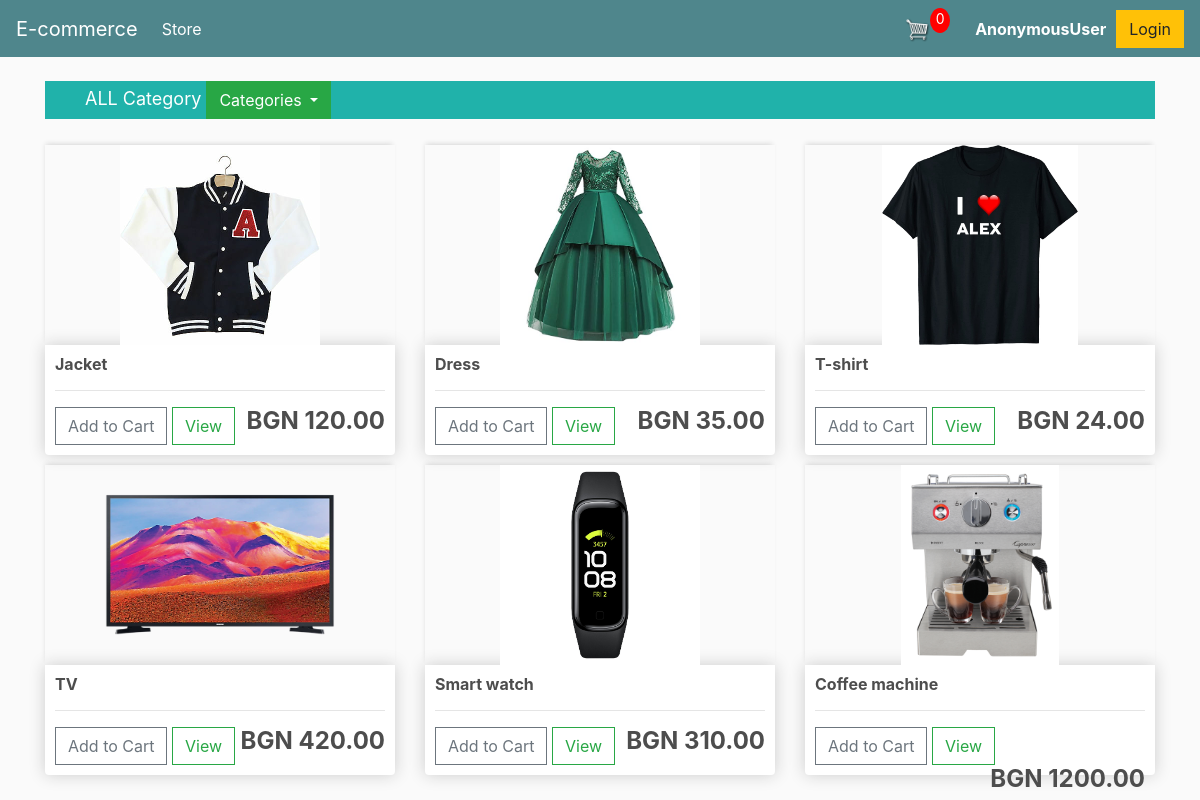
The page / on the database its author committed.
### ecommerce/store/models.py (models this page shows, shortened)
class Product(models.Model):
    name = models.CharField(max_length=20)
    price = models.FloatField()
    category = models.ForeignKey(Category, on_delete=models.CASCADE)
    image = models.ImageField(upload_to='static/images/', blank=True, null=True)
    description = models.TextField(max_length=400, null=True, blank=True)

### ecommerce/store/views.py (the view)
# urls.py: path('', store, name='store'),
def store(request):
    products = Product.objects.all()
    categories = Category.objects.all()
    categories_dic = {}
    for category in categories:
        category_products = Product.objects.filter(category=category)
        if category_products:
            categories_dic[category] = category_products
    context = {
        'products': products,
        'categories_dic': categories_dic,
    }
    return render(request, 'store.html', context)

### ecommerce/store/models.py (called while the page is built)
    def __str__(self):
        return self.name

### ecommerce/store/templatetags/tags.py (called while the page is built, shortened)
@register.simple_tag
def total_order_items(request):
    result = 0
    if not request.user.is_authenticated:
        return result

### ecommerce/store/templates/store.html (shortened to what this page needs)
{% extends 'main.html' %}
{% load static %}
{% block content %}
    <ul style="background-color: lightseagreen; font-size:  large; color: white">
        <li style="display: inline; margin-right: 33px"><a style="color: white" href="{% url 'store' %}">ALL Category</a>
        <div class="btn-group">
          <button type="button" class="btn btn-success dropdown-toggle" data-toggle="dropdown" aria-haspopup="true" aria-expanded="false">
            Categories
          </button>
        </div>
    </ul>
    <div class="row">
        {% for product in products %}
            <div class="col-lg-4">
                <img class="thumbnail" src="{{ product.image.url }}" style="object-fit: contain;" alt="The product have not image yet.">
                <div class="box-element product">
                    <h6><strong>{{ product.name }}</strong></h6>
                    <hr>
                    <a class="btn btn-outline-secondary add-btn" href="{% url 'add_product_to_cart' product.id %}">Add to Cart</a>
                    <a class="btn btn-outline-success" href="{% url 'product_details' product.id %}">View</a>
                    <h4 style="display: inline-block; float: right; "><strong>BGN {{ product.price|floatformat:2 }}</strong></h4>
                </div>
            </div>
        {% endfor %}
    </div>
{% endblock %}

### static/css/main.css (style rules this page uses)
body { background-color: hsl(0, 0%, 98%); }
h1,h2,h3,h4,h5,h6 { color:hsl(0, 0%, 30%); }
.box-element { box-shadow:hsl(0, 0%, 80%) 0 0 16px; background-color: #fff; border-radius: 4px; padding: 10px; }
.thumbnail { width: 100%; height: 200px; -webkit-box-shadow: -1px -3px 5px -2px rgba(214,214,214,1); -moz-box-shadow: -1px -3px 5px -2px rgba(214,214,214,1); box-shadow: -1px -3px 5px -2px rgba(214,214,214,1); }
.product { border-radius: 0 0 4px 4px; }
.col-lg-4, .col-lg-6, .col-lg-8, .col-lg-12 { margin-top: 10px; }
.btn { border-radius: 0; }

### rows shown on the page
Product: image (picture), name "Jacket", price "120.00"
Product: image (picture), name "Dress", price "35.00"
Product: image (picture), name "T-shirt", price "24.00"
Product: image (picture), name "TV", price "420.00"
Product: image (picture), name "Smart watch", price "310.00"
Product: image (picture), name "Coffee machine", price "1200.00"

### other values the page prints
{{ user }} "AnonymousUser"
